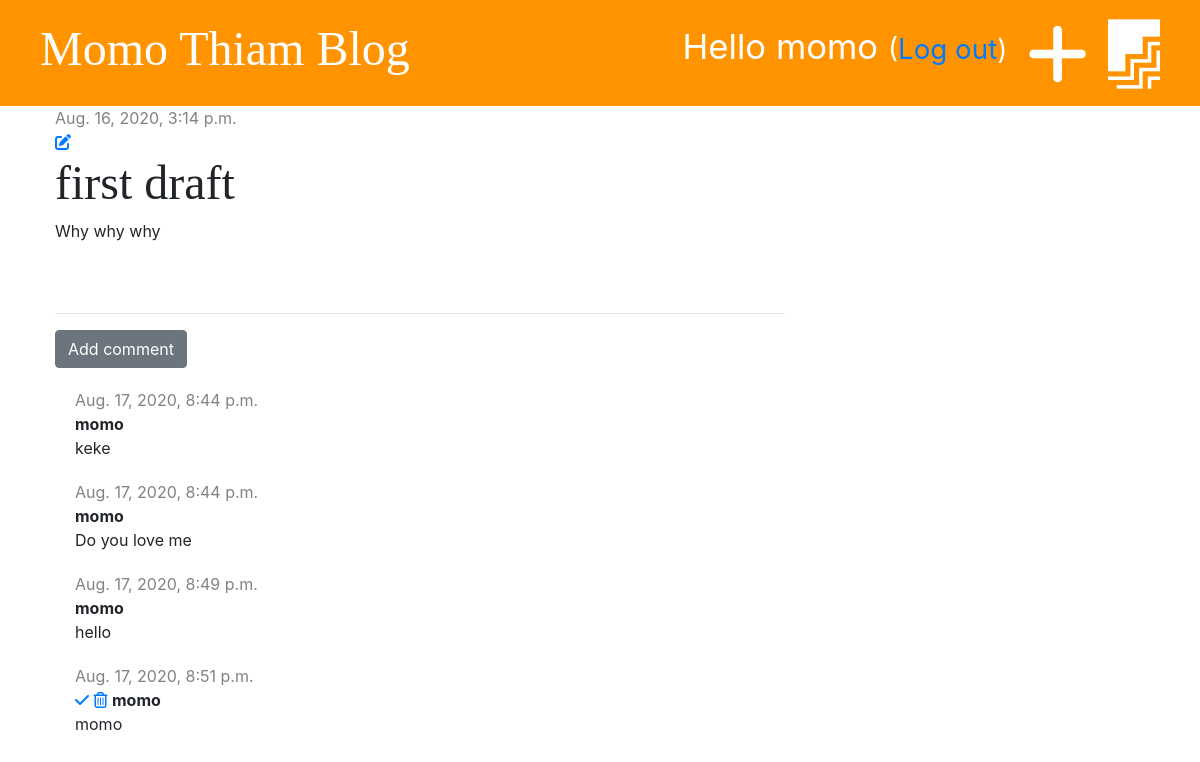
/post/6/ (signed in), run on the app's committed database.
### blog/models.py (models this page shows, shortened)
class Post(models.Model):
    author = models.ForeignKey('auth.User', on_delete=models.CASCADE)
    title = models.CharField(max_length=200)
    text = models.TextField()
    created_date = models.DateTimeField(default=timezone.now)
    published_date = models.DateTimeField(blank=True, null=True)

class Comment(models.Model):
    post = models.ForeignKey('blog.Post', on_delete=models.CASCADE, related_name='comments')
    author = models.CharField(max_length=200)
    text = models.TextField()
    created_date = models.DateTimeField(default=timezone.now)
    approved = models.BooleanField(default=False)

### blog/views.py (the view)
# urls.py: path('post/<int:pk>/', views.post_detail, name='post_detail'),
def post_detail(request, pk):
    post = get_object_or_404(Post, pk=pk)
    stuff_for_frontend = {'post': post}
    return render(request, 'blog/post_detail.html', stuff_for_frontend)

### blog/templates/blog/post_detail.html (shortened to what this page needs)
{% extends 'blog/base.html' %}
{% block content %}
    <div class="post">
        {% if post.published_date %}
            <div class="date">
                {{ post.published_date }}
            </div>
        {% else %}
            <a href="{% url 'post_publish' pk=post.pk %}" class="btn btn-primary">Publish</a>
        {% endif %}
        {% if user.is_authenticated %}
            <a href="{% url 'post_edit' pk=post.pk %}"><i class="fas fa-edit"></i></a>
        {% endif %}
        <h1>{{ post.title }}</h1>
        <p>{{ post.text|linebreaksbr }}</p>
    </div>
    <hr>
    <a href="{% url 'add_comment_to_post' pk=post.pk %}" class="btn btn-secondary">Add comment</a>
    {% for comment in post.comments.all %}
        {% if user.is_authenticated or comment.approved %}
            <div class="comment">
                <div class="date">
                    {{ comment.created_date }}
                </div>
                {% if not comment.approved and user.is_superuser %}
                    <a href="{% url 'comment_approve' pk=comment.pk %}"><i class="fas fa-check"></i></a>
                    <a href="{% url 'comment_remove' pk=comment.pk %}"><i class="far fa-trash-alt"></i></a>
                {% endif %}
                <strong>{{ comment.author }}</strong>
                <p>{{ comment.text }}</p>
            </div>
        {% endif %}
    {% empty %}
        <p>No comments yet...</p>
    {% endfor %}
{% endblock %}

### blog/templates/blog/base.html (shortened to what this page needs)
{% load static %}
<!DOCTYPE html>
<html lang="en">
<head>
    <link href="https://stackpath.bootstrapcdn.com/bootstrap/4.5.2/css/bootstrap.min.css" rel="stylesheet">
    <link rel="stylesheet" type="text/css" href="{% static 'css/blog.css' %}">
</head>
<body>
<div class="page-header">
    {% if user.is_authenticated %}
        <a href="{% url 'post_draft_list' %}" class="top-menu"><i class="fab fa-firstdraft fa-2x"></i></a>
        <a href="{% url 'post_new' %}" class="top-menu"><i class="fas fa-plus fa-2x" style="color: white;"></i></a>
    <p class="top-menu">Hello {{ user.username }} <small>(<a href="{% url 'logout' %}">Log out</a>)</small></p>
    {% else %}
        <a href="{% url 'login' %}" class="top-menu"><i class="fas fa-sign-in-alt fa-2x"></i></a>
    {% endif %}
        <h1><a href="{% url 'post_list' %}">Momo Thiam Blog</a></h1>
</div>
<div class="content container">
    <div class="row">
        <div class="col-md-8">
            {% block content %}
            {% endblock %}
        </div>
    </div>
</div>
</body>
</html>

### blog/static/css/blog.css (style rules this page uses)
.page-header { background-color: #ff9400; margin-top: 0; padding: 20px 20px 20px 40px; }
.page-header h1, .page-header h1 a { color: #ffffff; font-size: 36pt; text-decoration: none; }
.content { margin-left: 40px; }
h1, h2, h3, h4 { font-family: 'Tangerine', 'Inconsalata', 'Droid Sans', serif; font-size: 48px; }
.date { color: #828282 }
.post { margin-bottom: 70px; }
.top-menu { color: #ffffff; float: right; font-size: 26pt; margin-right: 20px; }
.comment { margin: 20px 0px 20px 20px; }

### data on the page
Post: published_date "Aug. 16, 2020, 3:14 p.m.", title "first draft", text "Why why why"
Comment: created_date "Aug. 17, 2020, 8:44 p.m.", author "momo", text "keke"
Comment: created_date "Aug. 17, 2020, 8:44 p.m.", author "momo", text "Do you love me"
Comment: created_date "Aug. 17, 2020, 8:49 p.m.", author "momo", text "hello"
Comment: created_date "Aug. 17, 2020, 8:51 p.m.", approved False (drawn), author "momo", text "momo"

### other printed values
{{ user.username }} "momo"
